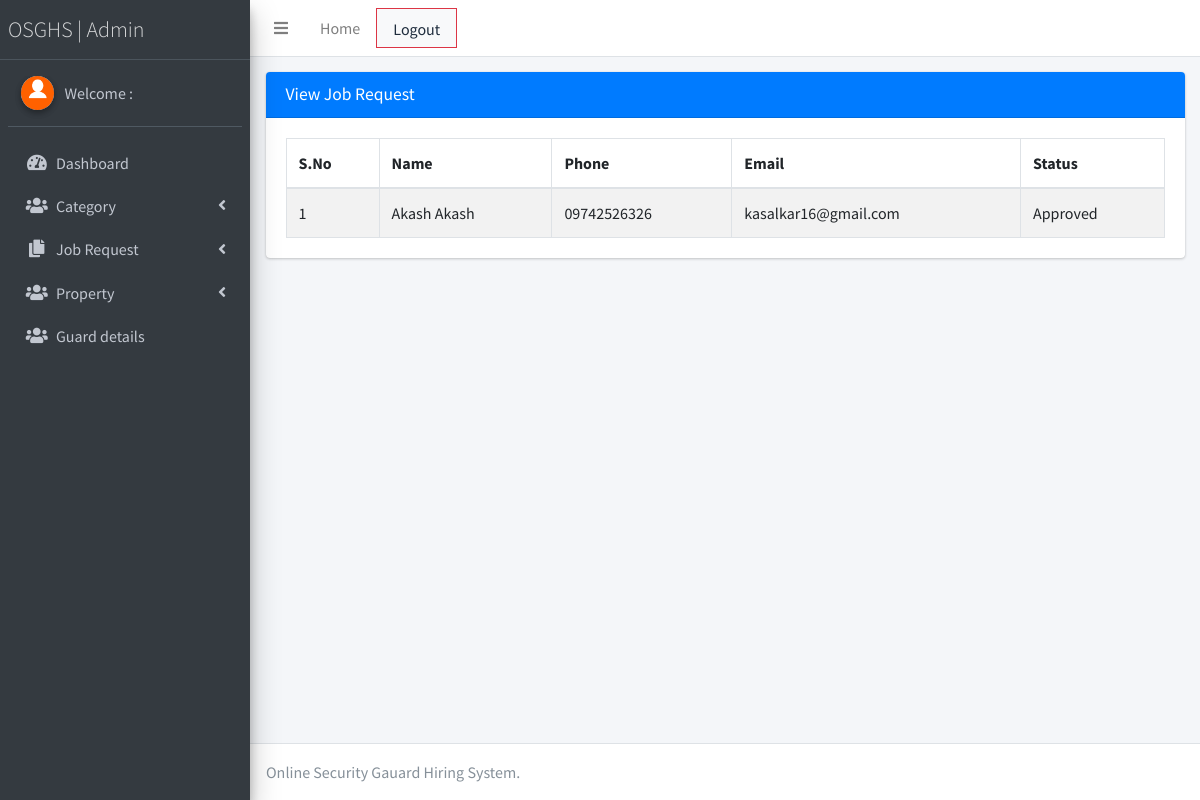
The app's page /admin/allJobRequest.php (signed in) with its own data.
### tables this page shows
CREATE TABLE `user` (
  `id` int(11) NOT NULL,
  `name` varchar(150) NOT NULL,
  `user_type` varchar(100) NOT NULL,
  `phone` varchar(12) NOT NULL,
  `email` varchar(255) NOT NULL,
  `address` varchar(500) DEFAULT NULL,
  `password` varchar(255) NOT NULL,
  `status` varchar(150) DEFAULT NULL,
  `photo` varchar(200) DEFAULT NULL,
  `created_date` timestamp NOT NULL DEFAULT current_timestamp(),
  `updated_date` timestamp NOT NULL DEFAULT current_timestamp()
);

### admin/allJobRequest.php (the view, shortened to what this page needs)
<?php include_once('./header.php');?>
<?php include_once('./sidebar.php');?>
  <div class="content-wrapper">
    <div class="content-header">
      <div class="container-fluid">
        <div class="row mb-2">
        <div class="col-12">
        <div class="card">
          <div class="card-header bg-primary">
            <h3 class="card-title ">View Job Request</h3>
          </div>
          <div class="card-body">
            <table id="example1" class="table table-bordered table-striped">
              <thead>
              <tr>
                <th>S.No</th>
                <th>Name</th>
                <th>Phone</th>
                <th>Email</th>
                <th>Status</th>
              </tr>
              </thead>
               <tbody>
                    <?php
                        $qry="select * from user where user_type='user'";
                        $exc=mysqli_query($con,$qry);
                        $i=1;
                        while($row=mysqli_fetch_array($exc)){
                            ?>
                            <tr>
                                <td><?php echo $i ?></td>
                                <td><?php echo $row['name'] ?></td>
                                <td><?php echo $row['phone'] ?></td>
                                <td><?php echo $row['email'] ?></td>
                                <td><?php echo $row['status'] ?></td>
                            </tr>
                            <?php
                        }
                    ?>
               </tbody>
            </table>
          </div>
        </div>
      </div>
      </div>
    </div>
      </div>
  </div>
  <?php include_once('./footer.php');?>

### records on screen
user: name "Akash Akash", phone "09742526326", email "kasalkar16@gmail.com", status "Approved"
